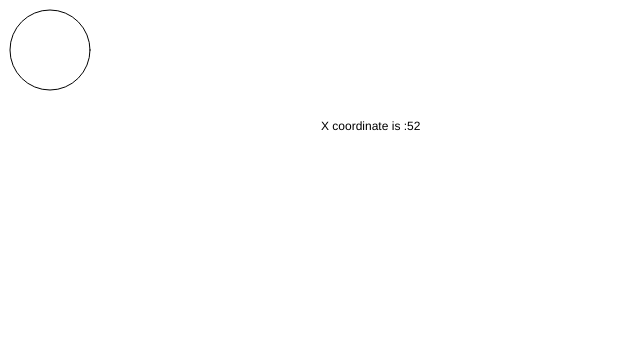
Frame 1 (no input)
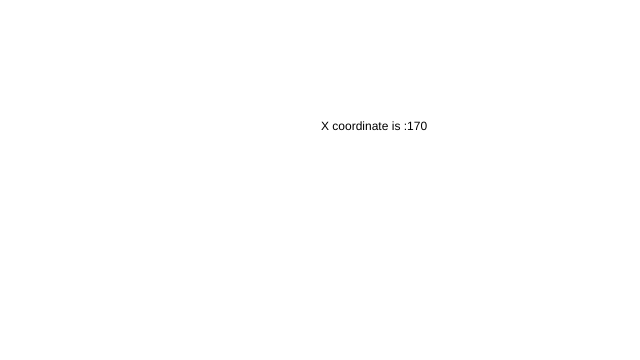
Frame 60 (no input)
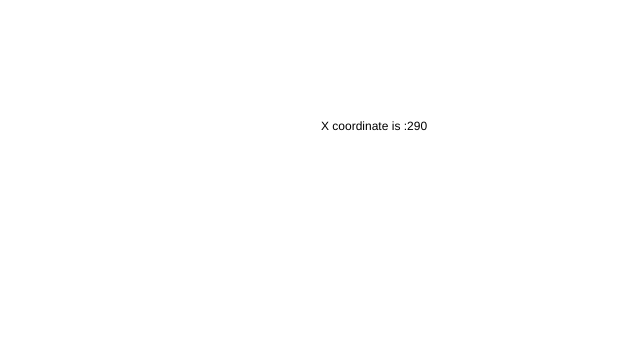
Frame 120 (the mouse pressed at the canvas centre since frame 60)

The p5.js sketch that drew these frames (run headless with seeded random() and noise() and a simulated clock; from frame 60 on, the mouse is pressed at the canvas centre):

// p5.js sketch
// ── sketch.js
 var x = 50;
 var y = 50;
 var c;
 speed = 2;


 function setup() {
   createCanvas(640, 360);
   c = color(255, 255, 255)
 }

 function draw() {
   background(255);

   fill(c);
   ellipse(x, y, 80, 80);

   x = x + speed;

   fill(0);
   noStroke();
   text("X coordinate is :" + x, 321, 130);

   if (x >= width - 40) {
     speed = speed * -1;
     c = color(random(100, 255), random(255), random(255));
   }
   if (x <= 0) {
     speed = speed * -1;
     c = color(random(255), random(255), random(100, 255));
   }

function mousePressed() {
     c = color(random(255), random(255), random(255));
   }

function keyTyped() {
     if (key === 'a') {
       speed = 100;
     }
     if (key === 's') {
       speed = 2;
     }
   }
 }
